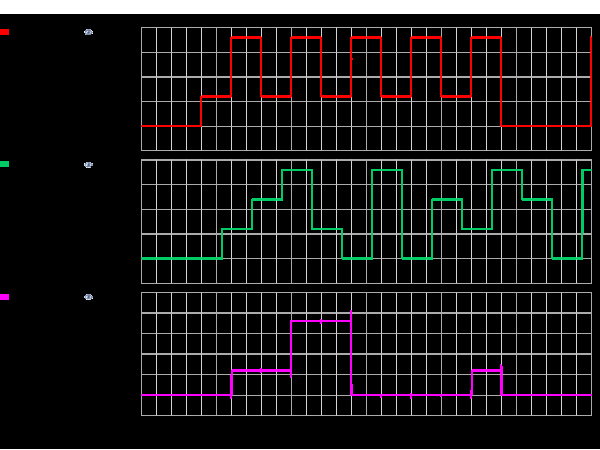
//> input picture assets/FF_WV.png, 600 x 450 px, given in place of bourne.mp4, which was not available
$ ./videofilter   (built with g++ and OpenCV 4)
//> lines starting //> are read from the running program, lines starting //| are printed output that depends on the picture; pictures that were not available may be replaced by others from this repository, and a replacement may not be noted
#include <stdio.h>
#include <stdlib.h>
#include <iostream> // for standard I/O
#include <fstream>
#include <time.h>
#include "opencv2/opencv.hpp"

using namespace cv;
using namespace std;
#define SHOW
int main(int, char**)
{
    VideoCapture camera("./bourne.mp4");
    if(!camera.isOpened())  // check if we succeeded
        return -1;

    const string NAME = "./output.avi";   // Form the new name with container
    int ex = static_cast<int>(CV_FOURCC('M','J','P','G'));
    Size S = Size((int) camera.get(CV_CAP_PROP_FRAME_WIDTH),    // Acquire input size
                  (int) camera.get(CV_CAP_PROP_FRAME_HEIGHT));
	//Size S =Size(1280,720);

    VideoWriter outputVideo;                                        // Open the output
        outputVideo.open(NAME, ex, 25, S, true);

    if (!outputVideo.isOpened())
    {
        cout  << "Could not open the output video for write: " << NAME << endl;
        return -1;
    }
	time_t start,end;
	double diff,tot;
	int count=0;
	const char *windowName = "filter";   // Name shown in the GUI window.
    #ifdef SHOW
    namedWindow(windowName); // Resizable window, might not work on Windows.
    #endif
    while (true) {
        Mat cameraFrame,displayframe;
		count=count+1;
		if(count > 299) break;
        camera >> cameraFrame;
//> cameraFrame is the input picture: 450 rows x 600 cols, CV_8UC3; mean B, G, R 24.8, 24.3, 26.3
		time (&start);
        Mat filterframe = Mat(cameraFrame.size(), CV_8UC3);
        Mat grayframe,edge_x,edge_y,edge;
    	cvtColor(cameraFrame, grayframe, CV_BGR2GRAY);
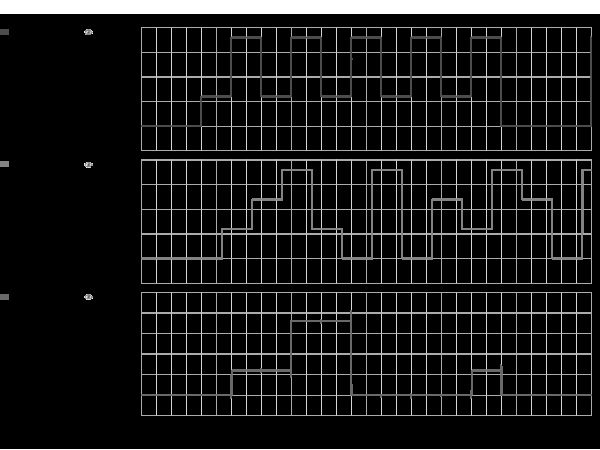
//> grayframe: 450 rows x 600 cols, CV_8UC1; min 0, max 255, mean 24.9
    	GaussianBlur(grayframe, grayframe, Size(3,3),0,0);
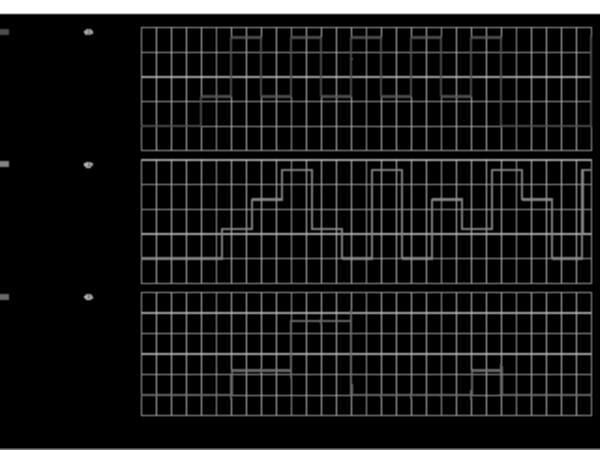
//> grayframe: 450 rows x 600 cols, CV_8UC1; min 0, max 255, mean 24.8
    	GaussianBlur(grayframe, grayframe, Size(3,3),0,0);
    	GaussianBlur(grayframe, grayframe, Size(3,3),0,0);
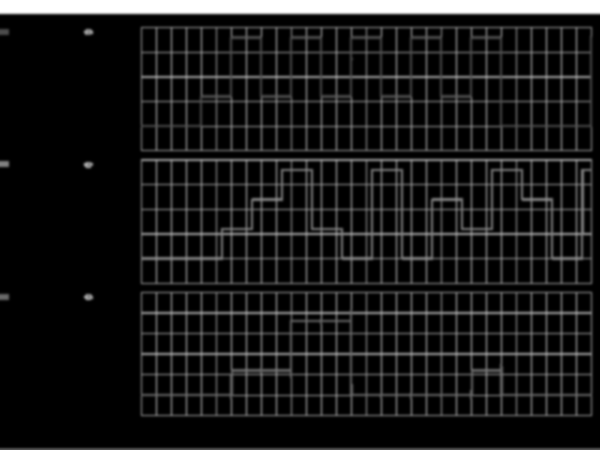
//> grayframe: 450 rows x 600 cols, CV_8UC1; min 0, max 255, mean 24.9
		Scharr(grayframe, edge_x, CV_8U, 0, 1, 1, 0, BORDER_DEFAULT );
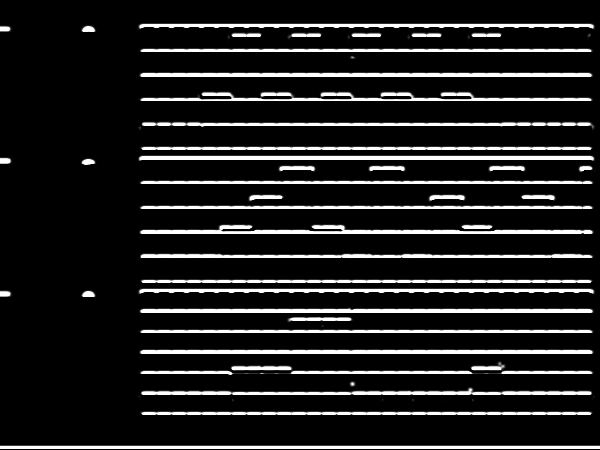
//> edge_x: 450 rows x 600 cols, CV_8UC1; min 0, max 255, mean 32.2
		Scharr(grayframe, edge_y, CV_8U, 1, 0, 1, 0, BORDER_DEFAULT );
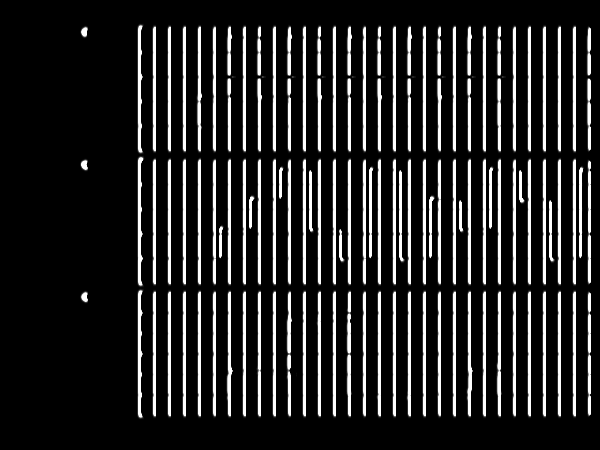
//> edge_y: 450 rows x 600 cols, CV_8UC1; min 0, max 255, mean 36.8
		addWeighted( edge_x, 0.5, edge_y, 0.5, 0, edge );
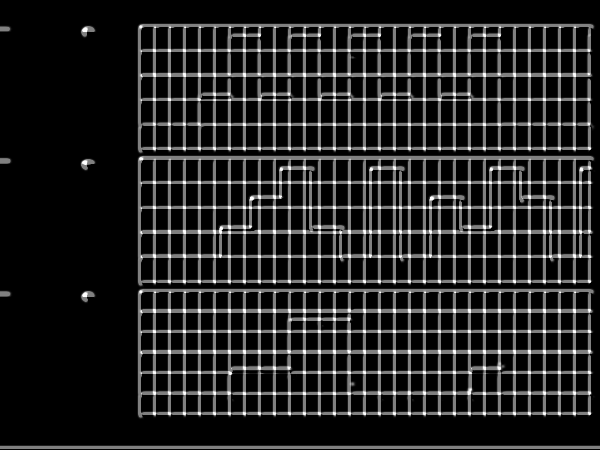
//> edge: 450 rows x 600 cols, CV_8UC1; min 0, max 255, mean 34.6
		time (&end);
        cvtColor(edge, displayframe, CV_GRAY2BGR);
		outputVideo << displayframe;
	#ifdef SHOW
        imshow(windowName, displayframe);
	#endif
		diff = difftime (end,start);
		tot+=diff;
	}
	outputVideo.release();
	camera.release();
  	printf ("FPS %.2lf .\n", 299.0/tot );

    return EXIT_SUCCESS;

}
